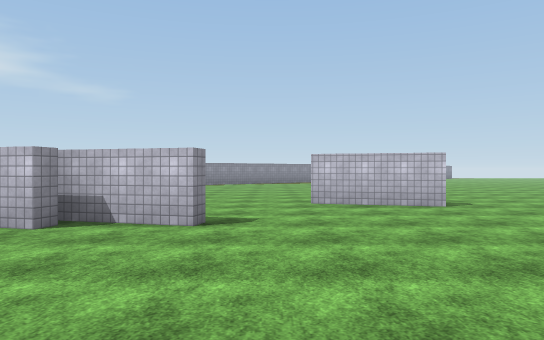
view 1 (above)

24 first-person views from a walk through a Unity game level. The camera is 1.5 m above the floor, looks level and sees 70° across. The floor is counted in squares, 2 m on a side. Each view is taken from the middle of a square. On the plan, view 1 faces up. The plan holds only what a view shows up to about 12 squares ahead; the rest is blank. The place goes on beyond the plan. Some surface patterns are stand-ins.

view 2
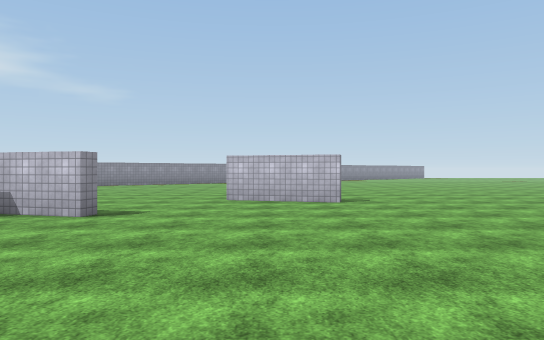

view 3
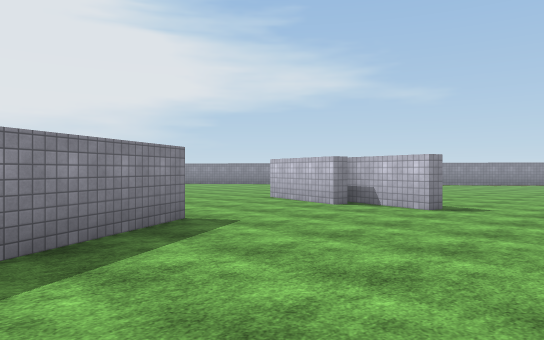

view 4
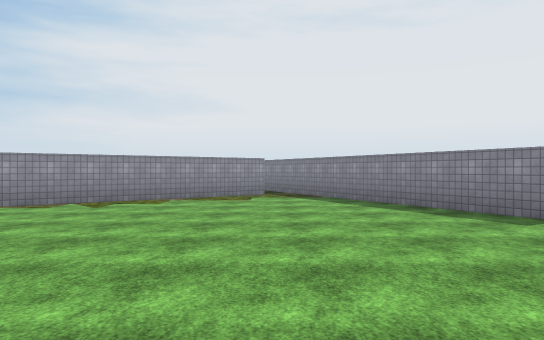

view 5
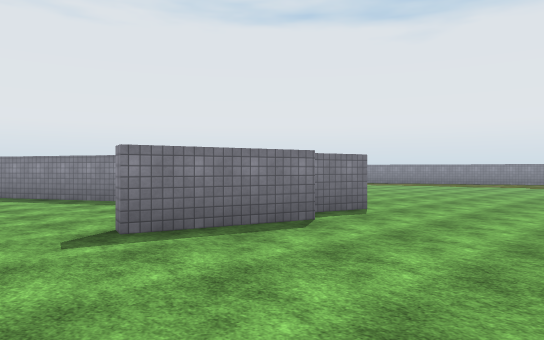

view 6
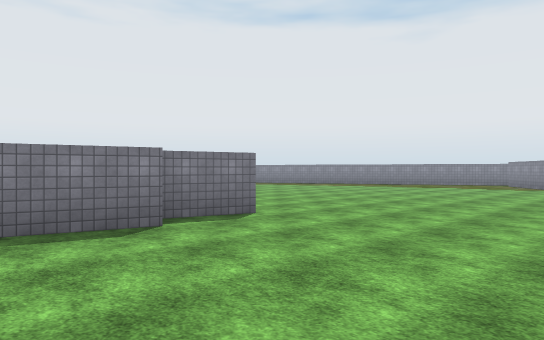

view 7
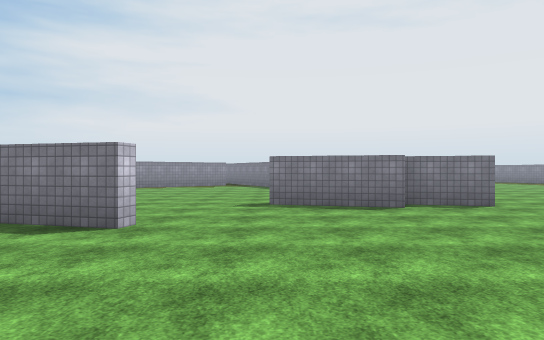

view 8
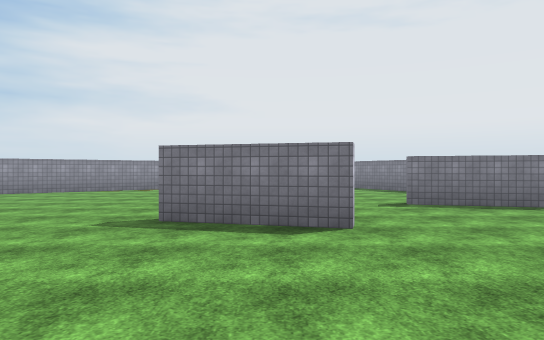

view 9
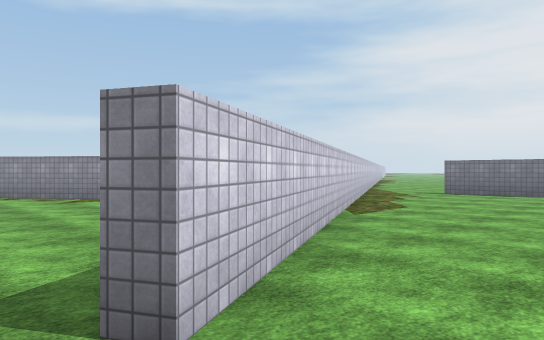

view 10
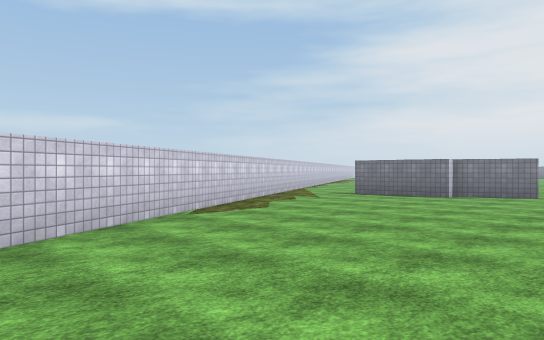

view 11
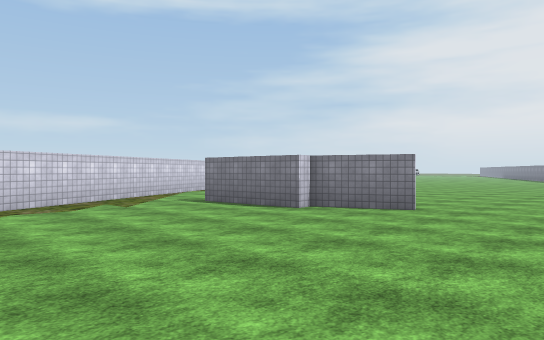

view 12
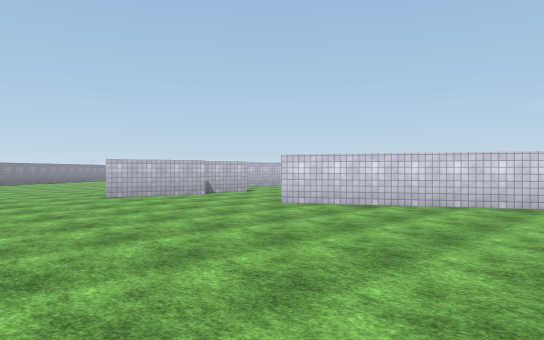

view 13
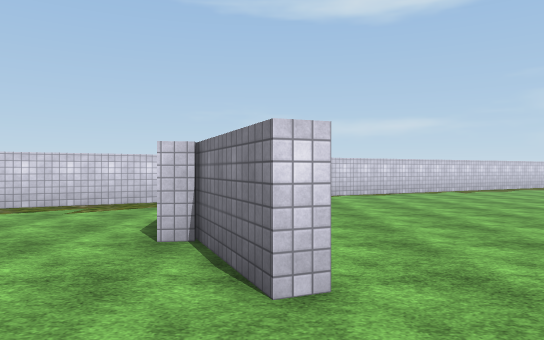

view 14
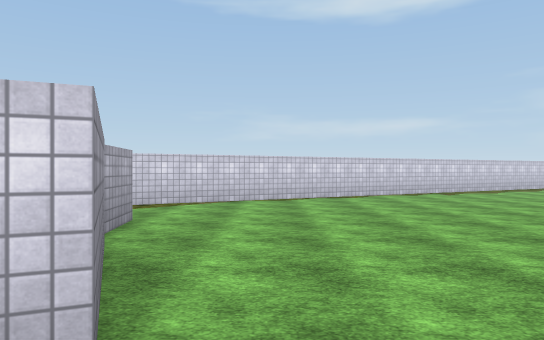

view 15
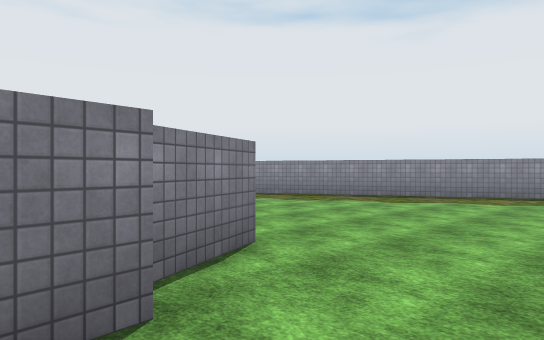

view 16
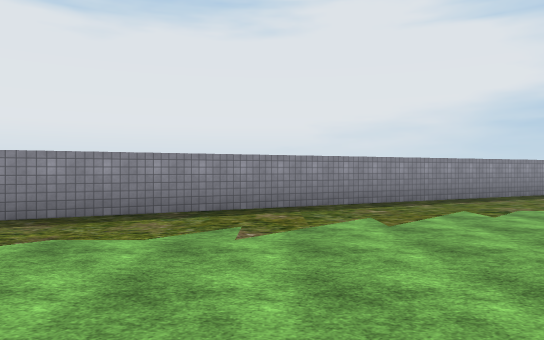

view 17
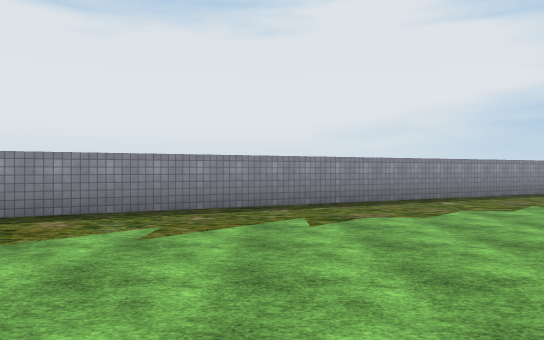

view 18
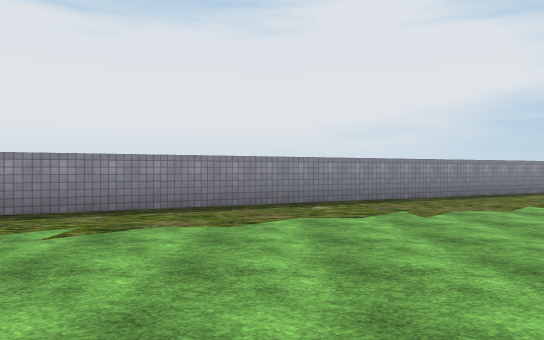

view 19
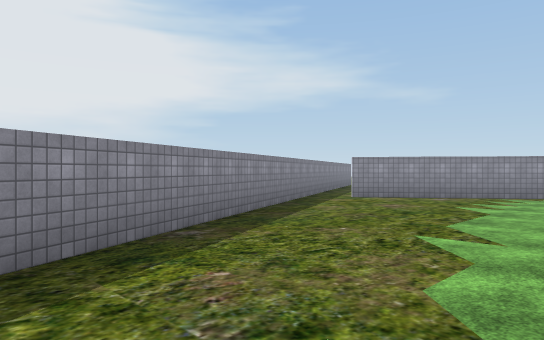

view 20
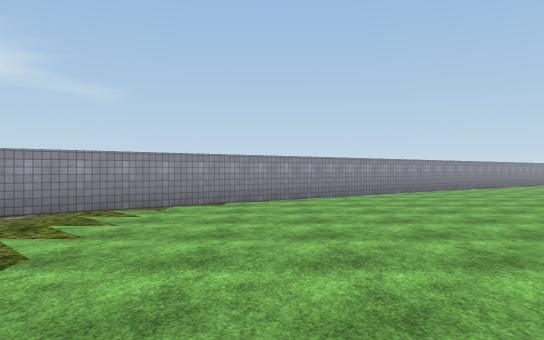

view 21
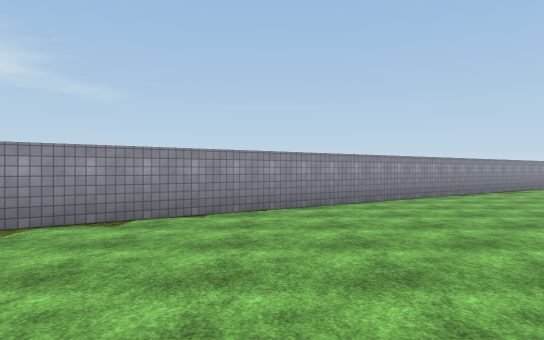

view 22
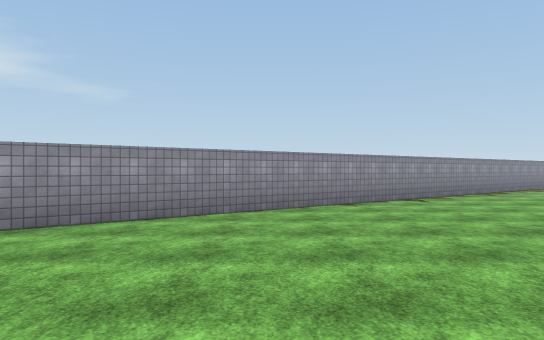

view 23
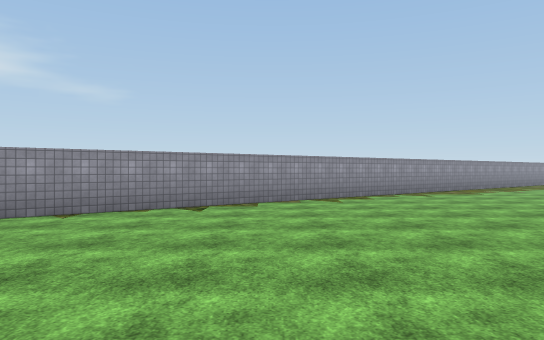

view 24
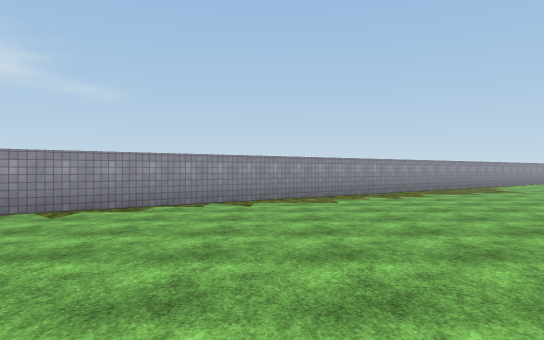

### Floor plan
Points are (right, up) in squares from view 1. A wall is a line through its corners. A room is listed if a view was taken in it or the views show most of it. See-through windows are left out.
Room 1 (views 1, 2, 3, 4)
walls: (-0.9, 5.6) (-1, 5.2) (-3.3, 5.8); (-3.6, 1.1) (-3.2, 1.3) (0.1, -5); (-2.9, 5.3) (-3, 4.9) (-4.2, 5.2); (3.6, 7.9) (0.9, 8.7); (1.2, -4.9) (6.6, -0.9)
ways out: opening at (-3.7, 3) to room 2; opening at (3.2, 6.8) to room 2
Room 2 (views 5, 6, 7, 8, 9, 10, 11, 12, 13, 14, 15, 16, 17, 18, 19, 20, 21, 22, 23, 24)
walls: (-4.2, 5.2) (-5.8, 5.7); (-5.7, 6) (-3.9, 5.5); (-3.7, 6.3) (-0.9, 5.6); (0.9, 8.7) (1, 9) (3.7, 8.3); (-2.3, -11.4) (-4.6, -12.4) (-4.8, -12) (-2.9, -11.2) (-3, -10.8) (-0.2, -10.5); (-0.2, -10.9) (-1.5, -11); (-20.5, 2.2) (-11.7, -16.3); (5.7, -16.6) (-3.6, 1.1); (2.9, 24) (-20.5, 6.5)
ways out: opening at (-3.7, 3) to room 1; opening at (3.2, 6.8) to room 1

Positions as (right, up) in squares from view 1, and headings:
1: (0, 0), facing up
2: (2, -1), facing up
3: (2, -2), facing up-left
4: (1, 7), facing down
5: (1, 10), facing down-left
6: (-1, 11), facing down-left
7: (-1, 14), facing down
8: (2, 14), facing down
9: (-5, 2), facing down-right
10: (-7, 0), facing down-right
11: (-8, -5), facing down-right
12: (-10, -5), facing up-right
13: (-7, -12), facing right
14: (-6, -13), facing right
15: (-2, -9), facing down-left
16: (-7, -10), facing left
17: (-8, -7), facing left
18: (-9, -4), facing left
19: (-15, -3), facing up-left
20: (-15, 1), facing up
21: (-14, 4), facing up
22: (-10, 7), facing up
23: (-5, 9), facing up
24: (0, 12), facing up
